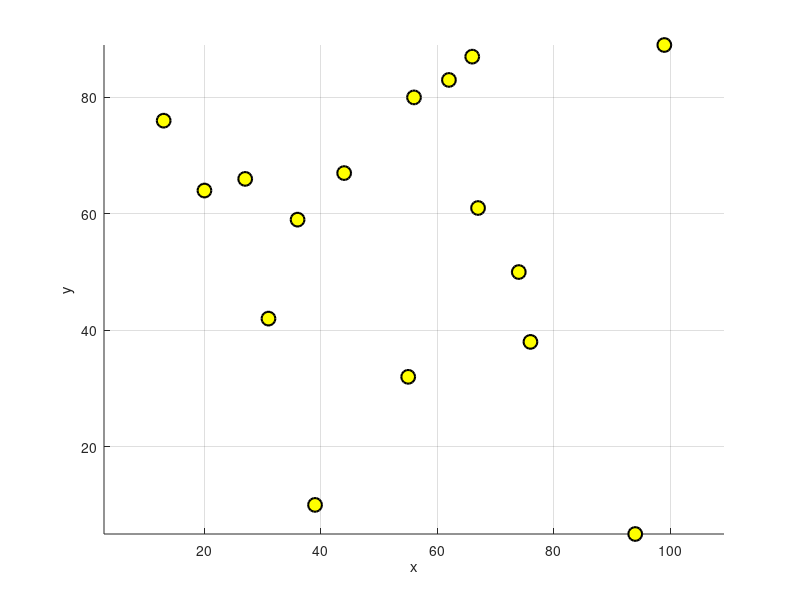

Source code (MATLAB): (Note: this script raises an error after producing the figure.)

%% -------- STEP 0 --------

clc;
clear;
close all;

% Our goal is to find the optimal path amongst few locations, while 
% visiting each node only once. we will use ant colony optimization
% algorithm to solve this.

%% -------- STEP 1 --------

% setup the problem
% first we will set the location where the salesperson needs to visit, in a
% X-Y coordinate system.

% n = 16; % Total number of locations  
% x = round(100*rand(1,n));
% y = round(100*rand(1,n));

n = 16; % total number of locations  
% Coordinates of the locations
x = [36    13    76    99    27    62    94    74    31    67    56    39    66    44    20    55];
y = [59    76    38    89    66    83     5    50    42    61    80    10    87    67    64    32];


% Visualize the locations
figure(1)
scatter(x,y, 100, 'MarkerFaceColor','y', 'MarkerEdgeColor','k','LineWidth',1.5)
xlabel('x');
ylabel('y');
axis equal;
grid on;

% Initialize the distance matrix
L = zeros(n, n);
% Fillup the distance matrix
for i = 1:n-1
    for j = i+1:n
        L(i,j) = sqrt((x(i)-x(j))^2+(y(i)-y(j))^2);
        L(j,i) = L(i,j);
    end
end

%% -------- STEP 2 --------

% Ant Colony Optimization (ACO) setup

% Parameters
max_iter = 1;  % Maximum number of iteration
num_ants = 10;    % Number of ants
Q        = 1;     % q constant
alpha    = 1;     % Phromone coefficient
beta     = 1;     % Preference for shortest path
rho      = 0.1;   % Evaporation rate
tau0     = 10*Q/(n*mean(L(:)));	% Initial phromone


% Initilize parameters
eta           = 1./L; % Desirability
tau           = tau0*ones(n,n); % Phromone matrix
best_cost     = zeros(max_iter,1); % We are creating an array to hold the best cost values
best_sol.cost = inf; % Best solution holder

% Ant colony matrix
empty_ant.tour = [];
empty_ant.cost = [];
ant = repmat(empty_ant,num_ants,1);

% Performing the search operation
for it = 1:max_iter % Stop when maximum iteration reached 
    for k = 1:num_ants % Iterate over all the ants
        
        % starting at a random location
        ant(k).tour = randi([1 n]);
        
        for l = 2:n % iterate of all the locations
            
            % Last location of the travel path
            i = ant(k).tour(end);
            % Calculating probability P_xy for kth ant; Slide 95 of the lectures
            P = tau(i,:).^alpha.*eta(i,:).^beta;
            P(ant(k).tour) = 0;
            P = P/sum(P); 
            
            % We will use the calculated probabilities in 
            % Roulette Wheel Selection method to select the next location
            
            j = RouletteWheelSelection(P); % the next location
            ant(k).tour = [ant(k).tour j];
            
        end
        
        % Updating the cost function for kth ant
        ant(k).cost = TourLength(ant(k).tour, L);
        
        if ant(k).cost < best_sol.cost
            best_sol = ant(k);  % Updating the best solution so far
        end
        
    end
    
    % Update Phromones
    for k = 1:num_ants
        
        tour = ant(k).tour; % Travel path for ant k
        tour = [tour tour(1)]; % Appending the start to the end to complete the tour
        
        for l=1:n
            
            i = tour(l);
            j = tour(l+1);
            
            % Updating the phromones with the cost following the equation on Slide 90
%             tau(i,j) = (1-rho)*tau(i,j)+Q/ant(k).cost;
            
        end
    end
    
    % update best cost
    best_cost(it) = best_sol.cost;
    
    % printing cost updates
    disp(['Iteration ' num2str(it) ': Best Cost = ' num2str(best_cost(it))]);
        
end

% Results
final_tour = [best_sol.tour best_sol.tour(1)];
disp(['best path: ' num2str(final_tour)])


%% Visualizing the travel path

figure(2)
plot(x(final_tour),y(final_tour),'k-o',...
        'MarkerSize',10,...
        'MarkerFaceColor','y',...
        'LineWidth',1.5);
xlabel('x');
ylabel('y');
axis equal;
grid on;
    
% Visualize the cost curve
figure;
plot(best_cost,'LineWidth',2);
xlabel('Iteration');
ylabel('Best Cost');
grid on;




